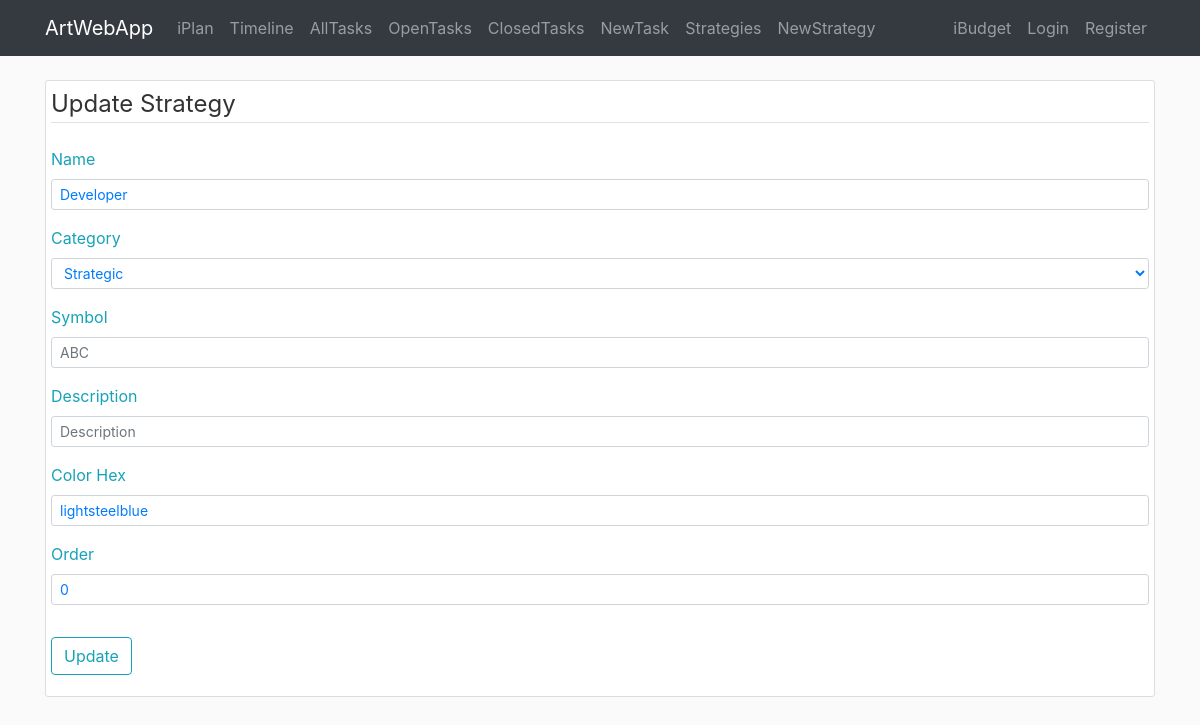
The app's page /iplan/strategy/update/1, older data.
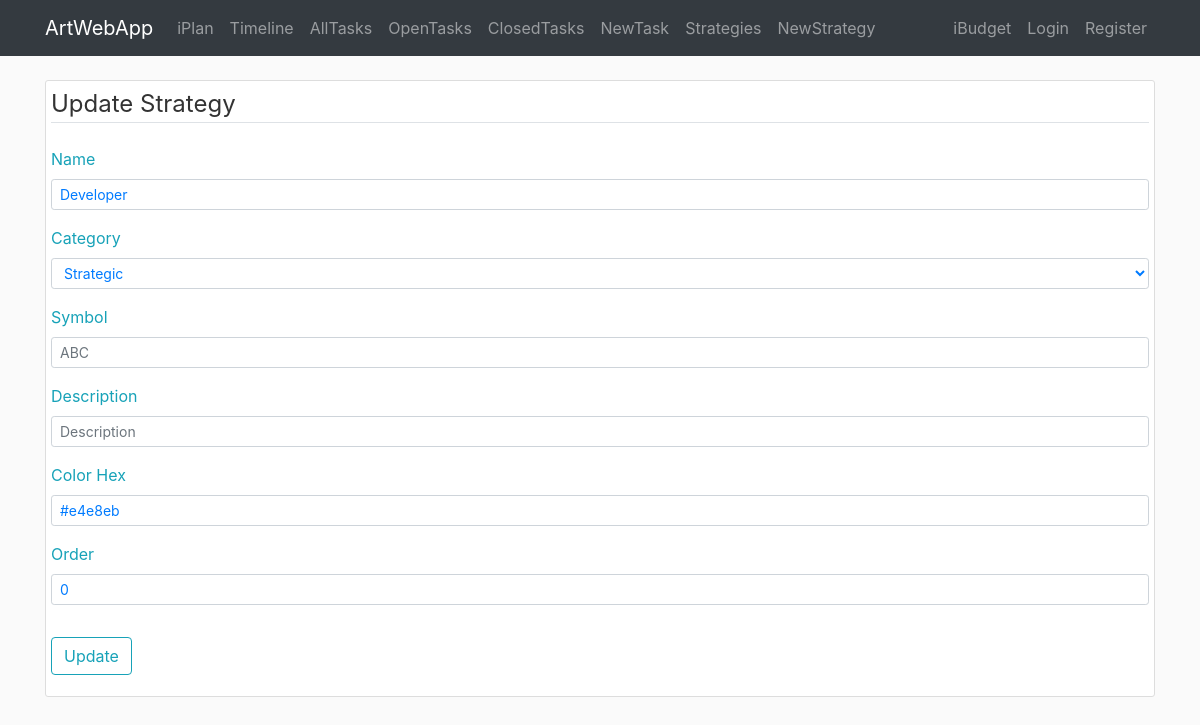
The same page, newer data.
### awa/iplan/models.py (models this page shows, shortened)
class Strategy(db.Model):
    id = db.Column(db.Integer, primary_key=True)
    name = db.Column(db.String(40), nullable=False)
    symbol = db.Column(db.String(3))
    desc = db.Column(db.Text)
    color = db.Column(db.String(7))
    order = db.Column(db.Integer)
    time_creation = db.Column(db.DateTime, default=datetime.now)
    time_completion = db.Column(db.DateTime)
    category = db.Column(db.String(20), nullable=True)
    br_task = db.relationship('Task', backref='strategy')  # todo: lazy=True - test that later
    br_project = db.relationship('Project', backref='strategy')  # todo: lazy=True - test that later

### awa/iplan/routes.py (the view)
@iplan.route('/iplan/strategy/update/<id_strategy>', methods=['GET', 'POST'])
def strategy_update(id_strategy):
    form = StrategyForm()
    form.category.choices = STRATEGY_CATEGORY_CHOICES
    item_strategy = Strategy.query.get_or_404(id_strategy)
    if form.validate_on_submit():
        item_strategy.name = form.name.data
        item_strategy.symbol = form.symbol.data
        item_strategy.desc = form.desc.data
        item_strategy.color = form.color.data
        item_strategy.order = form.order.data
        item_strategy.category = dict(STRATEGY_CATEGORY_CHOICES).get(form.category.data)
        db.session.commit()
        flash('Strategy has been updated.', 'success')
        return redirect(url_for('iplan.strategy'))
    elif request.method == 'GET':
        form.name.data = item_strategy.name
        form.symbol.data = item_strategy.symbol
        form.desc.data = item_strategy.desc
        form.color.data = item_strategy.color
        form.order.data = item_strategy.order
        form.category.data = reverse_dict(STRATEGY_CATEGORY_CHOICES).get(item_strategy.category, 1)
        form.submit.label.text = 'Update'
    strategies = Strategy.query.all()
    count_tasks = {item.id: len(Task.query.filter_by(id_strategy=item.id).all()) for item in strategies}
    return render_template('iplan/strategy_edit.html', form=form, strategies=strategies,
                           legend='Update Strategy', count_tasks=count_tasks)

### awa/iplan/forms.py
class StrategyForm(FlaskForm):
    name = StringField(label='Name', validators=[DataRequired(), Length(max=40)])
    category = SelectField(label='Category', coerce=int)
    symbol = StringField(label='Symbol', validators=[Length(max=3)])
    desc = StringField(label='Description')
    color = StringField(label='Color Hex')
    order = IntegerField(label='Order')
    submit = SubmitField(label='Submit')

### awa/iplan/utils.py (called while the page is built)
def reverse_dict(x):
    return {v: k for (k, v) in dict(x).items()}

### awa/templates/iplan/strategy_edit.html (shortened to what the changed rows need)
{% extends "layout.html" %}
{% block content %}
<div class="container">
    <div class="content-section">
        <form method="POST" action="">
            <fieldset class="form-group">
                <div class="form-group">
                    {{ form.name.label(class="form-control-label text-info") }}
                    {% if form.name.errors %}
                        {{ form.name(class="form-control form-control-sm is-invalid") }}
                        <div class="invalid-feedback">
                            {% for error in form.name.errors %}
                                <span>{{ error }}</span>
                            {% endfor %}
                        </div>
                    {% else %}
                        {{ form.name(class="form-control form-control-sm text-primary", placeholder='Strategy') }}
                    {% endif %}
                </div>
                <div class="form-group">
                    {{ form.category.label(class="form-control-label text-info") }}
                    {% if form.category.errors %}
                        {{ form.category(class="form-control form-control-sm is-invalid") }}
                        <div class="invalid-feedback">
                            {% for error in form.category.errors %}
                                <span>{{ error }}</span>
                            {% endfor %}
                        </div>
                    {% else %}
                        {{ form.category(class="form-control form-control-sm text-primary", placeholder='Strategy') }}
                    {% endif %}
                </div>                <div class="form-group">
                    {{ form.symbol.label(class="form-control-label text-info") }}
                    {% if form.symbol.errors %}
                        {{ form.symbol(class="form-control form-control-sm is-invalid") }}
                        <div class="invalid-feedback">
                            {% for error in form.symbol.errors %}
                                <span>{{ error }}</span>
                            {% endfor %}
                        </div>
                    {% else %}
                        {{ form.symbol(class="form-control form-control-sm text-primary", placeholder='ABC') }}
                    {% endif %}
                </div>
                <div class="form-group">
                    {{ form.desc.label(class="form-control-label text-info") }}
                    {% if form.desc.errors %}
                        {{ form.desc(class="form-control form-control-sm is-invalid") }}
                        <div class="invalid-feedback">
                            {% for error in form.desc.errors %}
                                <span>{{ error }}</span>
                            {% endfor %}
                        </div>
                    {% else %}
                        {{ form.desc(class="form-control form-control-sm text-primary", placeholder='Description') }}
                    {% endif %}
                </div>
                <div class="form-group">
                    {{ form.color.label(class="form-control-label text-info") }}
                    {% if form.color.errors %}
                        {{ form.color(class="form-control form-control-sm is-invalid") }}
                        <div class="invalid-feedback">
                            {% for error in form.color.errors %}
                                <span>{{ error }}</span>
                            {% endfor %}
                        </div>
                    {% else %}
                        {{ form.color(class="form-control form-control-sm text-primary", placeholder='#color') }}
                    {% endif %}
                </div>
                <div class="form-group">
                    {{ form.order.label(class="form-control-label text-info") }}
                    {% if form.order.errors %}
                        {{ form.order(class="form-control form-control-sm is-invalid") }}
                        <div class="invalid-feedback">
                            {% for error in form.order.errors %}
                                <span>{{ error }}</span>
                            {% endfor %}
                        </div>
                    {% else %}
                        {{ form.order(class="form-control form-control-sm text-primary", placeholder=999) }}
                    {% endif %}
                </div>
            </fieldset>
        </form>
    </div>
</div>
{% endblock content %}

Row changes from the older to the newer data that the page shows:
changed Strategy "Developer": color "lightsteelblue" → "#e4e8eb"
